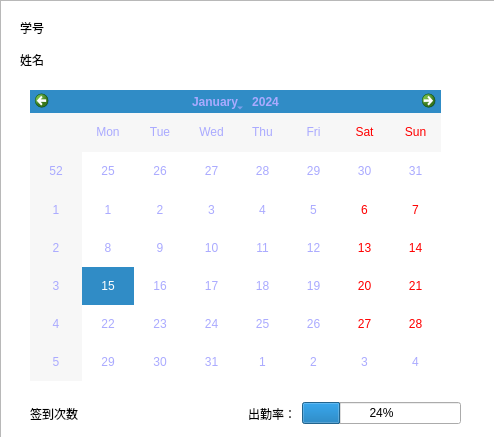
<?xml version="1.0" encoding="UTF-8"?>
<ui version="4.0">
 <class>Person</class>
 <widget class="QWidget" name="Person">
  <property name="geometry">
   <rect>
    <x>0</x>
    <y>0</y>
    <width>494</width>
    <height>437</height>
   </rect>
  </property>
  <property name="windowTitle">
   <string>Form</string>
  </property>
  <widget class="QLabel" name="label">
   <property name="geometry">
    <rect>
     <x>20</x>
     <y>20</y>
     <width>72</width>
     <height>15</height>
    </rect>
   </property>
   <property name="styleSheet">
    <string notr="true">font: 75 italic 9pt &quot;Arial Rounded MT Bold&quot;;</string>
   </property>
   <property name="text">
    <string>学号</string>
   </property>
  </widget>
  <widget class="QLabel" name="label_2">
   <property name="geometry">
    <rect>
     <x>20</x>
     <y>50</y>
     <width>161</width>
     <height>20</height>
    </rect>
   </property>
   <property name="styleSheet">
    <string notr="true">font: 75 italic 9pt &quot;Arial Rounded MT Bold&quot;;</string>
   </property>
   <property name="text">
    <string>姓名</string>
   </property>
  </widget>
  <widget class="QCalendarWidget" name="calendarWidget">
   <property name="geometry">
    <rect>
     <x>30</x>
     <y>90</y>
     <width>411</width>
     <height>291</height>
    </rect>
   </property>
   <property name="styleSheet">
    <string notr="true">background-image: url(:/9 (11).jpg);
color: rgb(170, 170, 255);
font: 75 italic 9pt &quot;Arial Rounded MT Bold&quot;;</string>
   </property>
  </widget>
  <widget class="QLabel" name="label_5">
   <property name="geometry">
    <rect>
     <x>370</x>
     <y>10</y>
     <width>91</width>
     <height>81</height>
    </rect>
   </property>
   <property name="styleSheet">
    <string notr="true">border-image: url(:/9 (10).jpg);</string>
   </property>
   <property name="text">
    <string/>
   </property>
  </widget>
  <widget class="QWidget" name="layoutWidget">
   <property name="geometry">
    <rect>
     <x>30</x>
     <y>400</y>
     <width>431</width>
     <height>27</height>
    </rect>
   </property>
   <layout class="QHBoxLayout" name="horizontalLayout">
    <item>
     <widget class="QLabel" name="label_3">
      <property name="styleSheet">
       <string notr="true">font: 75 italic 9pt &quot;Arial Rounded MT Bold&quot;;</string>
      </property>
      <property name="text">
       <string>签到次数 </string>
      </property>
     </widget>
    </item>
    <item>
     <spacer name="horizontalSpacer">
      <property name="orientation">
       <enum>Qt::Horizontal</enum>
      </property>
      <property name="sizeHint" stdset="0">
       <size>
        <width>40</width>
        <height>20</height>
       </size>
      </property>
     </spacer>
    </item>
    <item>
     <widget class="QLabel" name="label_4">
      <property name="styleSheet">
       <string notr="true">font: 75 italic 9pt &quot;Arial Rounded MT Bold&quot;;</string>
      </property>
      <property name="text">
       <string>出勤率：</string>
      </property>
     </widget>
    </item>
    <item>
     <widget class="QProgressBar" name="progressBar">
      <property name="styleSheet">
       <string notr="true">font: 75 italic 9pt &quot;Arial Rounded MT Bold&quot;;</string>
      </property>
      <property name="value">
       <number>24</number>
      </property>
     </widget>
    </item>
   </layout>
  </widget>
  <widget class="QListWidget" name="listWidget">
   <property name="geometry">
    <rect>
     <x>0</x>
     <y>0</y>
     <width>501</width>
     <height>441</height>
    </rect>
   </property>
   <property name="styleSheet">
    <string notr="true">background-image: url(:/9 (11).jpg);</string>
   </property>
  </widget>
  <zorder>listWidget</zorder>
  <zorder>label</zorder>
  <zorder>label_2</zorder>
  <zorder>calendarWidget</zorder>
  <zorder>label_5</zorder>
  <zorder>layoutWidget</zorder>
 </widget>
 <resources/>
 <connections/>
</ui>
